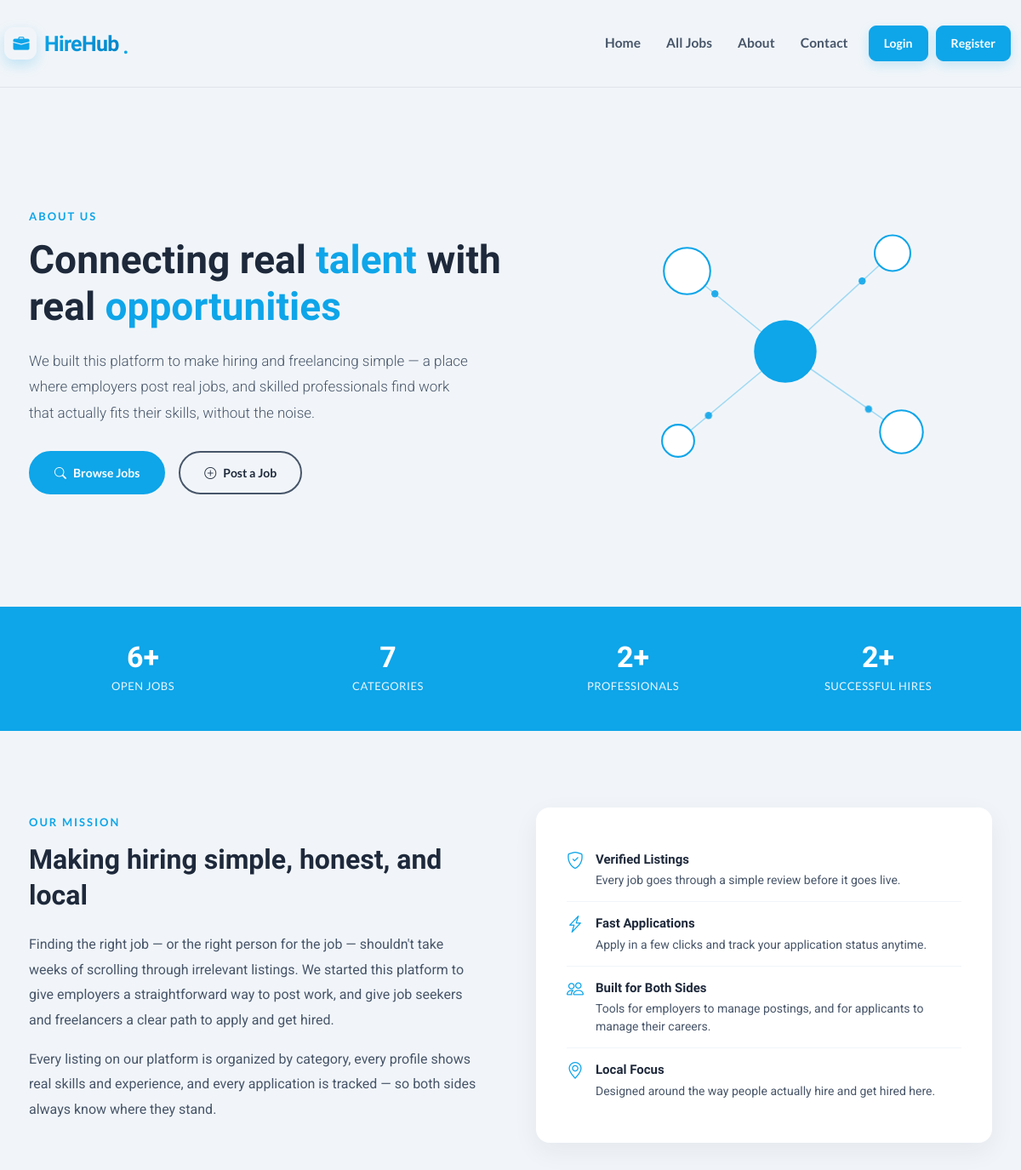
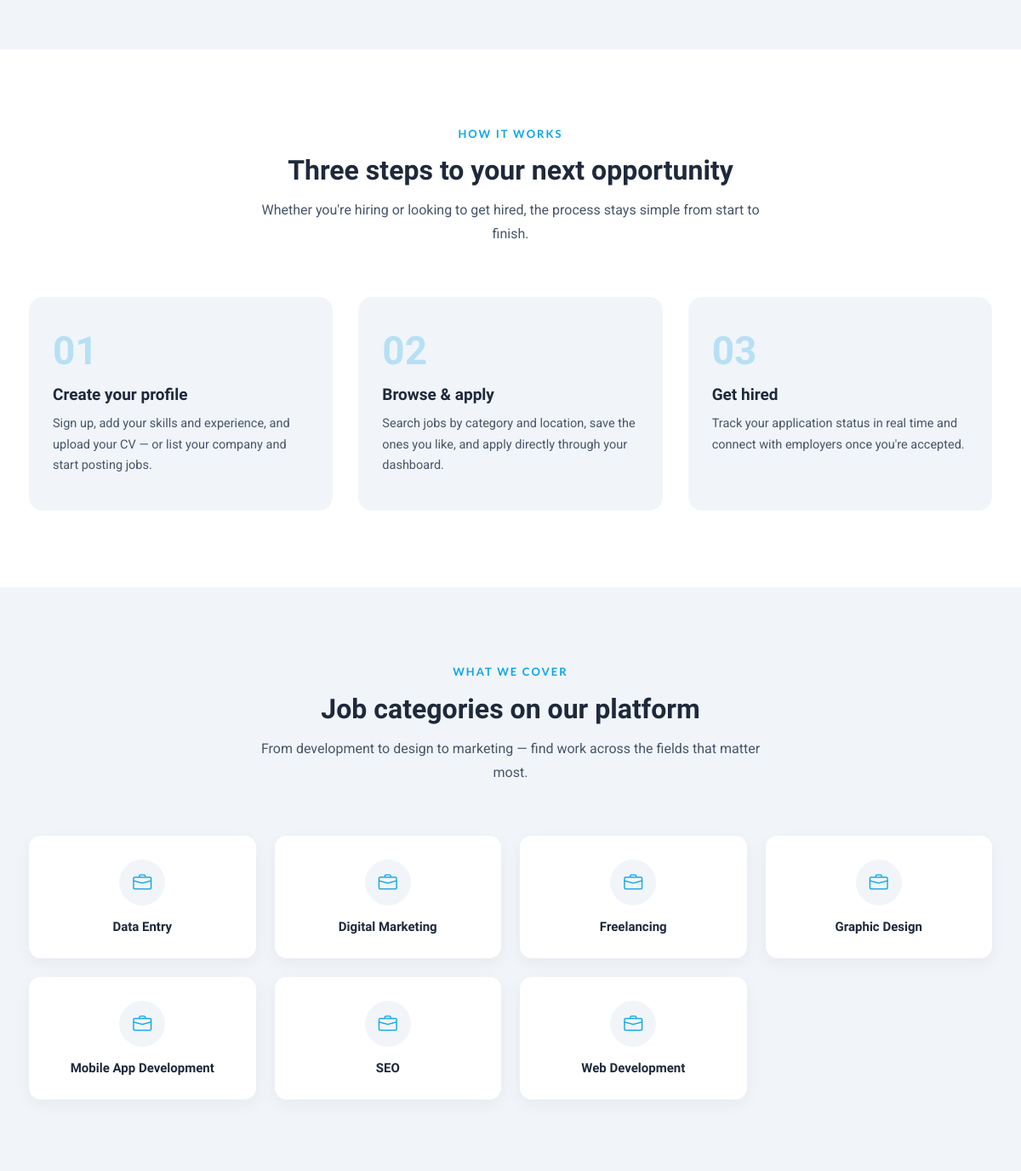
The page /about.php (upper part) on the database as committed earlier (2 pictures, top to bottom).
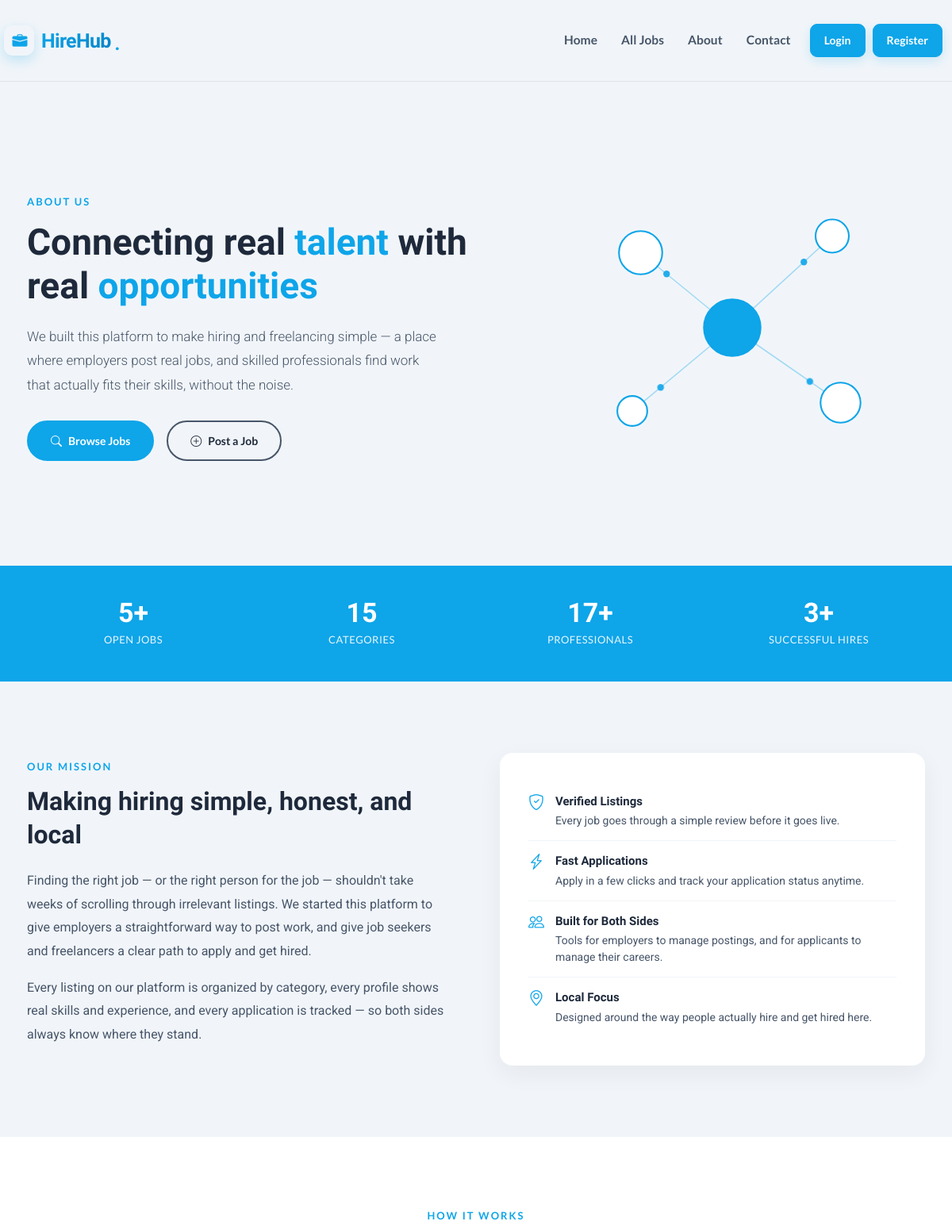
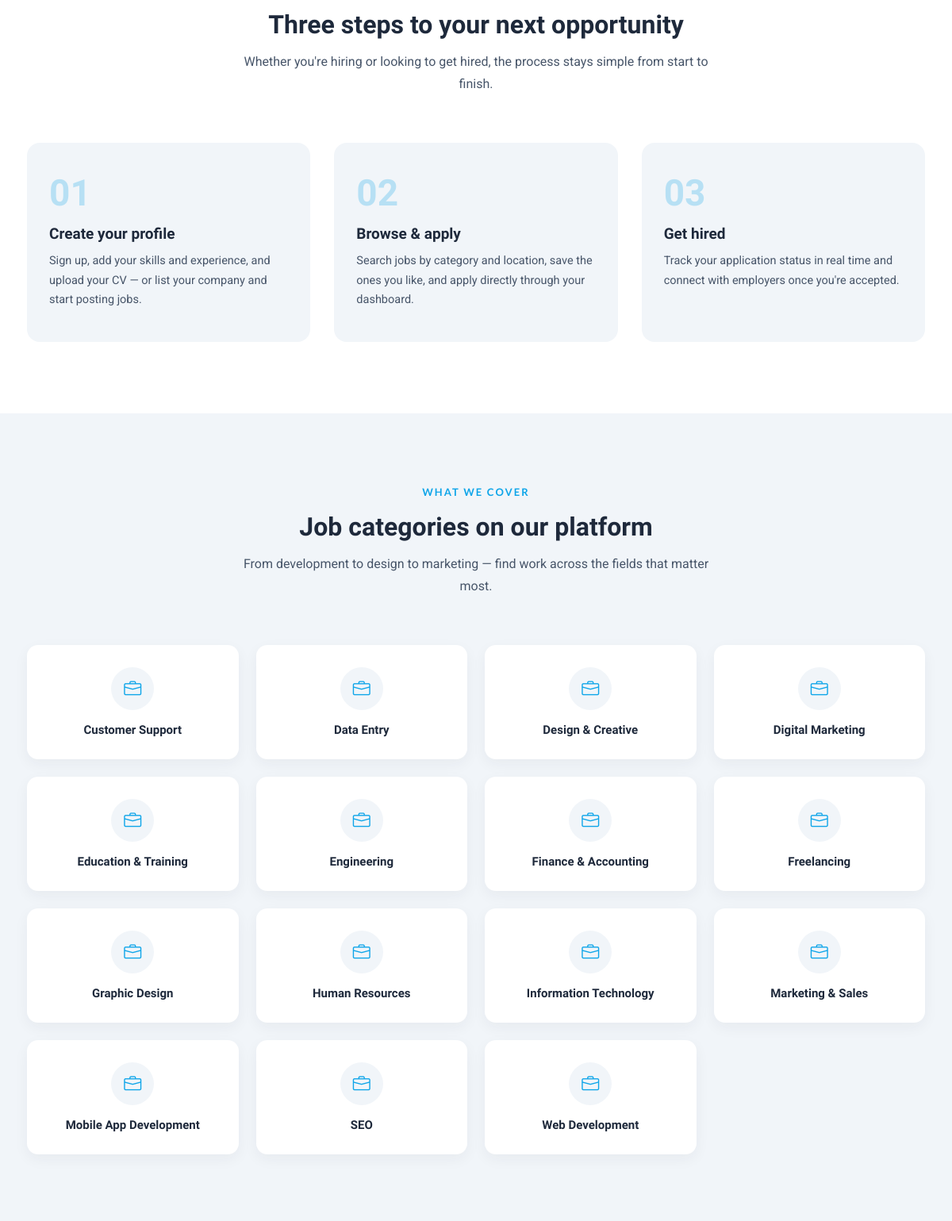
The same page on the database as committed later (2 pictures, top to bottom).
### tables this page shows
CREATE TABLE `categories` (
  `id` int(11) NOT NULL,
  `name` varchar(100) NOT NULL
);

### about.php (the view, shortened to what the changed rows need)
<?php
include("includes/config.php");
$query1 = "SELECT COUNT(*) AS total FROM jobs WHERE status = 'open'";
$result1 = mysqli_query($conn, $query1);
$row1 = mysqli_fetch_assoc($result1);
$totalJobs = (int)$row1['total'];
$query2 = "SELECT COUNT(*) AS total FROM categories";
$result2 = mysqli_query($conn, $query2);
$row2 = mysqli_fetch_assoc($result2);
$totalCategories = (int)$row2['total'];
$query3 = "SELECT COUNT(*) AS total FROM users WHERE role = 'applicant'";
$result3 = mysqli_query($conn, $query3);
$row3 = mysqli_fetch_assoc($result3);
$totalProfessionals = (int)$row3['total'];
$query4 = "SELECT COUNT(*) AS total FROM applications WHERE status = 'accepted'";
$result4 = mysqli_query($conn, $query4);
$row4 = mysqli_fetch_assoc($result4);
$totalHired = (int)$row4['total'];
$categories = [];
$query5 = "SELECT id, name FROM categories ORDER BY name ASC";
$result5 = mysqli_query($conn, $query5);
while ($row5 = mysqli_fetch_assoc($result5)) {
  $row5['icon'] = 'bi-briefcase';
  $categories[] = $row5;
}
?>
<?php include("includes/header.php"); ?>
<main class="about-page">
  <section class="about-hero">
    <div class="container-narrow hero-grid">
      <div>
        <h1>Connecting real <span>talent</span> with real <span>opportunities</span></h1>
      </div>
      <div class="hero-network" aria-hidden="true">
      </div>
    </div>
  </section>
  <section class="about-stats">
    <div class="container-narrow">
      <div class="stats-grid">
        <div>
          <div class="stat-number"><?php echo $totalJobs; ?>+</div>
          <div class="stat-label">OPEN JOBS</div>
        </div>
        <div>
          <div class="stat-number"><?php echo $totalCategories; ?></div>
          <div class="stat-label">CATEGORIES</div>
        </div>
        <div>
          <div class="stat-number"><?php echo $totalProfessionals; ?>+</div>
          <div class="stat-label">PROFESSIONALS</div>
        </div>
        <div>
          <div class="stat-number"><?php echo $totalHired; ?>+</div>
          <div class="stat-label">SUCCESSFUL HIRES</div>
        </div>
      </div>
    </div>
  </section>
  <section class="about-mission">
    <div class="container-narrow mission-grid">
      <div>
        <h2>Making hiring simple, honest, and local</h2>
      </div>
    </div>
  </section>
  <section class="about-steps">
    <div class="container-narrow">
      <div class="section-head">
        <h2>Three steps to your next opportunity</h2>
      </div>
    </div>
  </section>
  <?php if (!empty($categories)) { ?>
    <section class="about-categories">
      <div class="container-narrow">
        <div class="section-head">
          <h2>Job categories on our platform</h2>
        </div>
        <div class="categories-grid">
          <?php foreach ($categories as $cat) { ?>
            <a href="jobs.php?filter=<?php echo (int)$cat['id']; ?>&submit-filter=1#jobs-section" class="category-chip" style="text-decoration:none;">
              <div class="cat-icon">
                <i class="bi <?php echo $cat['icon']; ?>"></i>
              </div>
              <h4><?php echo htmlspecialchars($cat['name']); ?></h4>
            </a>
          <?php } ?>
        </div>
      </div>
    </section>
  <?php } ?>
</main>
<?php include "includes/footer.php";  ?>

Rows that differ between the two databases and show on the page:
added categories: name "Customer Support"
added categories: name "Design & Creative"
added categories: name "Education & Training"
added categories: name "Engineering"
added categories: name "Finance & Accounting"
added categories: name "Human Resources"
added categories: name "Information Technology"
added categories: name "Marketing & Sales"
Other text that changed with them:
$totalJobs: "6" → "5"
$totalCategories: "7" → "15"
$totalProfessionals: "2" → "17"
$totalHired: "2" → "3"
